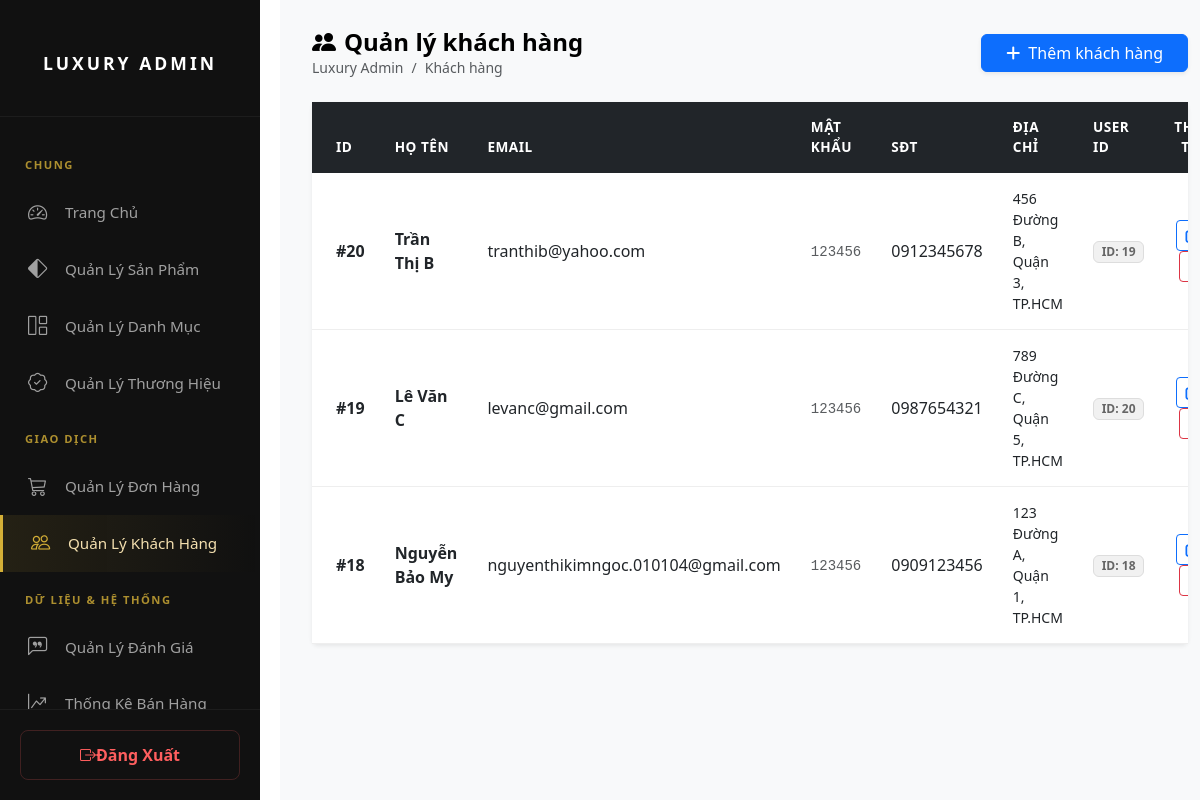
The page /admin/quan_ly_khach_hang.php on the database its author committed.
### tables this page shows
CREATE TABLE `khachhang` (
  `MaKH` int(11) NOT NULL,
  `HoTen` varchar(255) NOT NULL,
  `Email` varchar(100) NOT NULL,
  `MatKhau` varchar(255) NOT NULL,
  `SoDienThoai` varchar(15) DEFAULT NULL,
  `DiaChi` varchar(255) DEFAULT NULL,
  `user_id` int(11) DEFAULT NULL
);

### admin/quan_ly_khach_hang.php (the view, shortened to what this page needs)
<?php
include '../php/config.php';
$result = mysqli_query($conn, "SELECT * FROM khachhang ORDER BY MaKH DESC");
$customers = mysqli_fetch_all($result, MYSQLI_ASSOC);
?>
<!DOCTYPE html>
<html lang="vi">
<head>
    <link href="https://cdn.jsdelivr.net/npm/bootstrap@5.3.0/dist/css/bootstrap.min.css" rel="stylesheet">
    <link rel="stylesheet" href="https://cdnjs.cloudflare.com/ajax/libs/font-awesome/6.0.0/css/all.min.css">
    <link rel="stylesheet" href="https://cdn.jsdelivr.net/npm/bootstrap-icons@1.11.0/font/bootstrap-icons.css">
    <link rel="stylesheet" href="../css/qlkh.css">
</head>
<body>
<?php include('header.php'); ?>
<div class="main-content">
    <div class="container-fluid">
        <div class="d-flex justify-content-between align-items-center mb-4 mt-2">
            <div>
                <h4 class="fw-bold mb-0"><i class="bi bi-people-fill me-2"></i>Quản lý khách hàng</h4>
                <nav aria-label="breadcrumb">
                    <ol class="breadcrumb mb-0">
                        <li class="breadcrumb-item small"><a href="#" class="text-muted text-decoration-none">Luxury Admin</a></li>
                        <li class="breadcrumb-item small active" aria-current="page">Khách hàng</li>
                    </ol>
                </nav>
            </div>
            <button class="btn btn-primary shadow-sm px-4" data-bs-toggle="modal" data-bs-target="#addModal">
                <i class="fas fa-plus me-1"></i> Thêm khách hàng
            </button>
        </div>
        <div class="card shadow-sm border-0">
            <div class="table-responsive">
                <table class="table table-hover align-middle mb-0">
                    <thead class="table-dark">
                        <tr>
                            <th class="ps-4">ID</th>
                            <th>Họ tên</th>
                            <th>Email</th>
                            <th>Mật khẩu</th>
                            <th>SĐT</th>
                            <th>Địa chỉ</th>
                            <th>User ID</th>
                            <th class="text-center pe-4">Thao tác</th>
                        </tr>
                    </thead>
                    <tbody>
                        <?php foreach ($customers as $row): ?>
                        <tr>
                            <td class="fw-bold ps-4">#<?= $row['MaKH'] ?></td>
                            <td class="fw-semibold"><?= htmlspecialchars($row['HoTen']) ?></td>
                            <td><?= htmlspecialchars($row['Email']) ?></td>
                            <td><code class="text-muted small"><?= htmlspecialchars($row['MatKhau']) ?></code></td>
                            <td><?= htmlspecialchars($row['SoDienThoai']) ?></td>
                            <td class="small" style="max-width: 200px;"><?= htmlspecialchars($row['DiaChi']) ?></td>
                            <td><span class="badge bg-secondary">ID: <?= $row['user_id'] ?></span></td>
                            <td class="text-center pe-4">
                                <button class="btn btn-sm btn-outline-primary me-1" data-bs-toggle="modal" data-bs-target="#editModal<?= $row['MaKH'] ?>">
                                    <i class="fas fa-edit"></i>
                                </button>
                                <a href="?delete_id=<?= $row['MaKH'] ?>" class="btn btn-sm btn-outline-danger" onclick="return confirm('Bạn có chắc muốn xóa khách hàng này?')">
                                </a>
                            </td>
                        </tr>
                        <?php endforeach; ?>
                    </tbody>
                </table>
            </div>
        </div>
    </div>
</div>
</body>
</html>

### css/qlkh.css (style rules this page uses)
:root { --sidebar-width: 260px; --primary-gold: #d4af37; --dark-bg: #1a1a1a; }
* { margin: 0; padding: 0; box-sizing: border-box; }
body { background-color: var(--bg-body); font-family: 'Segoe UI', Tahoma, Geneva, Verdana, sans-serif; color: var(--text-main); }
.main-content { margin-left: var(--sidebar-width); width: calc(100% - var(--sidebar-width)); min-height: 100vh; padding: 30px; }
.card { border: none; border-radius: 12px; box-shadow: 0 4px 20px rgba(0,0,0,0.08); }
.table thead.table-dark { background-color: #212529; }
.table thead th { border: none; font-size: 0.85rem; text-transform: uppercase; letter-spacing: 0.5px; padding: 15px; }
.table tbody td { padding: 15px; border-bottom: 1px solid #eee; }
.btn-outline-primary { border-color: #dee2e6; color: #555; }
.badge.bg-secondary { background-color: #f1f1f1 !important; color: #666; border: 1px solid #ddd; }

### css/header.css (style rules this page uses)
:root { --bg-dark: #121212; --bg-sidebar: #1a1a1a; --gold-primary: #d4af37; --gold-light: #f4e0af; --text-gray: #a0a0a0; --transition: all 0.3s cubic-bezier(0.4, 0, 0.2, 1); }
* { margin: 0; padding: 0; box-sizing: border-box; }
body { background-color: var(--bg-body); font-family: 'Segoe UI', Tahoma, Geneva, Verdana, sans-serif; color: var(--text-main); }
.main-content { margin-left: 280px; padding: 20px; min-height: 100vh; background-color: #f8f9fa; flex: 1; }

### rows shown on the page
khachhang: MaKH "20", HoTen "Trần Thị B", Email "tranthib@yahoo.com", MatKhau "123456", SoDienThoai "0912345678", DiaChi "456 Đường B, Quận 3, TP.HCM", user "19"
khachhang: MaKH "19", HoTen "Lê Văn C", Email "levanc@gmail.com", MatKhau "123456", SoDienThoai "0987654321", DiaChi "789 Đường C, Quận 5, TP.HCM", user "20"
khachhang: MaKH "18", HoTen "Nguyễn Bảo My", Email "nguyenthikimngoc.010104@gmail.com", MatKhau "123456", SoDienThoai "0909123456", DiaChi "123 Đường A, Quận 1, TP.HCM", user "18"
